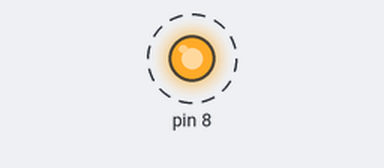
Simulated run of this sketch. Board: Arduino Uno, built with avr-gcc and run on an emulated ATmega328P. Shown: output pins drawn as LEDs (lit = HIGH). Dashed ring = blinking.

Above: at 0.5 s.
Timing chart, 0 to 3.9 s (numbered marks = the images above):
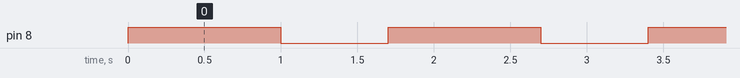

Measured:
- by itself, pin 8: alternates HIGH for 1.0 s and LOW for 0.70 s

The sketch:

SimpleLedCircuit.ino
```cpp
void setup() {

pinMode(8,OUTPUT);

}

void loop() {

digitalWrite(8,HIGH);
delay(1000);
digitalWrite(8,LOW);
delay(700);

}
```
